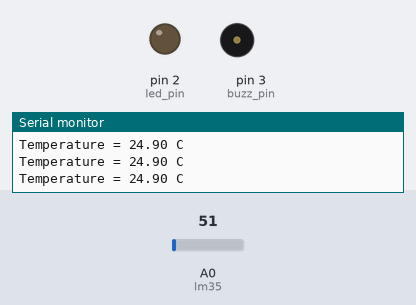
The sketch below on a simulated Arduino Uno, built with avr-gcc and run on an emulated ATmega328P. On the bench: output pins drawn as LEDs (lit = HIGH), buzzer (waves = sounding), the last lines printed to the serial monitor. The inputs (shaded band) are chosen by the test bench; at power-on: A0 (lm35) = 51.

Above: at 1.2 s.
1.3 s: A0 (lm35) set to 58
2.8 s: A0 (lm35) set to 68
At 3.6 s:
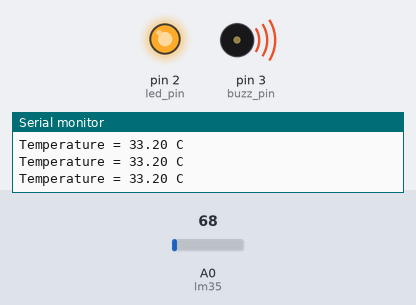
4.5 s: A0 (lm35) set to 61
At 4.9 s:
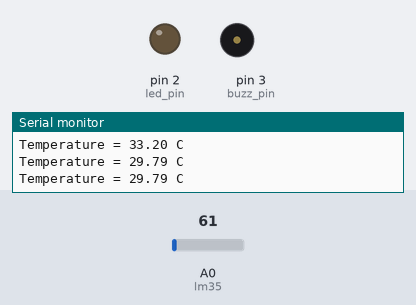
6.0 s: A0 (lm35) set to 71
At 7.4 s:
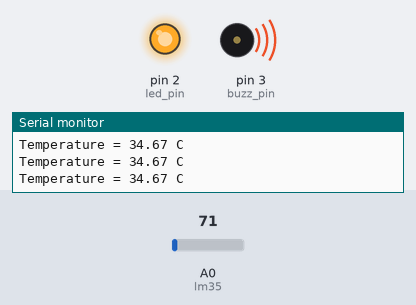
Timing chart, 0 to 8.5 s (numbered marks = the images above; inputs shaded):
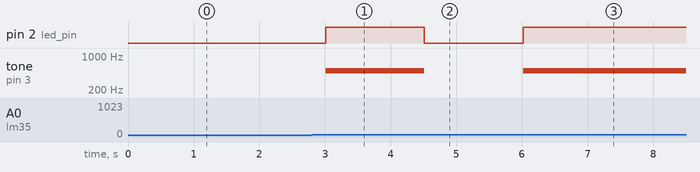

Measured:
- the behaviour switches between 61 and 62 on A0 (lm35) (found by bisection; images 0 and 1)
- after the input at 2.8 s, pin 2 (led_pin): LOW → HIGH after 0.21 s; tone on pin 3 (buzz_pin): silent → 500 Hz after 0.21 s
- after the input at 4.5 s, pin 2 (led_pin): HIGH → LOW at once; tone on pin 3 (buzz_pin): 500 Hz → silent at once
- after the input at 6.0 s, pin 2 (led_pin): LOW → HIGH at once; tone on pin 3 (buzz_pin): silent → 500 Hz at once

The sketch:

3rdYearLab5.ino
```cpp
#include <SoftwareSerial.h>
const int led_pin = 2;
const int buzz_pin = 3;
const int lm35 = A0;
float temp ;
void setup() {
  pinMode(led_pin,OUTPUT);
  pinMode(buzz_pin,OUTPUT);
  pinMode(lm35,INPUT);
  Serial.begin(9600);

}

void loop() {
  temp = analogRead(lm35);
  temp *= 0.48828125;
  Serial.print("Temperature = ");
  Serial.print(temp);
  Serial.println(" C ");
  if(temp > 30){
    digitalWrite(led_pin, HIGH);
    tone(buzz_pin, 500);
  }
  else {
    digitalWrite(led_pin, LOW);
    noTone(buzz_pin);
  }
  delay(250);

}
```
